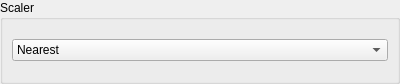
<?xml version="1.0" encoding="UTF-8"?>
<ui version="4.0">
 <class>WindowScaler</class>
 <widget class="QWidget" name="WindowScaler">
  <property name="geometry">
   <rect>
    <x>0</x>
    <y>0</y>
    <width>400</width>
    <height>84</height>
   </rect>
  </property>
  <property name="windowTitle">
   <string>Dialog</string>
  </property>
  <layout class="QVBoxLayout" name="verticalLayout">
   <property name="leftMargin">
    <number>0</number>
   </property>
   <property name="topMargin">
    <number>0</number>
   </property>
   <property name="rightMargin">
    <number>0</number>
   </property>
   <property name="bottomMargin">
    <number>0</number>
   </property>
   <item>
    <widget class="QGroupBox" name="groupBox">
     <property name="title">
      <string>Scaler</string>
     </property>
     <layout class="QVBoxLayout" name="verticalLayout_7">
      <item>
       <widget class="QComboBox" name="comboBox_scalerSelect">
        <item>
         <property name="text">
          <string>Nearest</string>
         </property>
        </item>
        <item>
         <property name="text">
          <string>Linear</string>
         </property>
        </item>
        <item>
         <property name="text">
          <string>Area</string>
         </property>
        </item>
        <item>
         <property name="text">
          <string>Cubic</string>
         </property>
        </item>
        <item>
         <property name="text">
          <string>Lanczos</string>
         </property>
        </item>
       </widget>
      </item>
     </layout>
    </widget>
   </item>
  </layout>
 </widget>
 <resources/>
 <connections/>
</ui>
